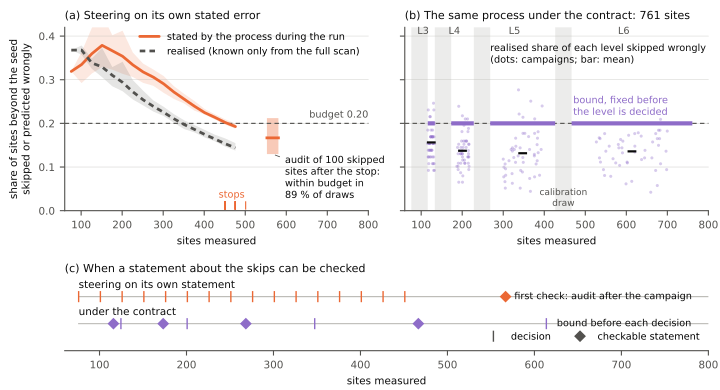

Recreate this plot in Python.
"""
Figure 1 (round 4): when a statement about the skips is known, on the NaCl (200)-width scan.
(a) A Gaussian process steering on its own stated error (SI 10.3, 30 runs): stated and realised share of the
    sites beyond the seed predicted wrongly, against measurements spent; audit of 100 skipped sites after the stop.
(b) The certified plan with the same process as predictor and score (50 campaigns): the bound of each level,
    fixed after its calibration draw and before its decision, and the realised share of the level skipped wrongly.
(c) Timeline: decisions against the moment a checkable statement about them exists.

No new runs: reads results/revision2/gpstop_nacl.jsonl and results/record/nacl_fwhm_nested_gpfail_mle.

    python manuscript/figures/fig_hook_timing.py
"""
from __future__ import annotations

import gzip
import json
import sys
from pathlib import Path

import matplotlib.pyplot as plt
import numpy as np
from scipy.stats import hypergeom

FIG = Path(__file__).resolve().parent
ROOT = FIG.parents[1]
INK, INK2, GRID = "#0b0b0b", "#52514e", "#b9b8b3"
ORANGE, PURPLE, GREY = "#eb6834", "#8e6cc8", "#9a9995"
BUDGET, CONF, N_AUDIT = 0.20, 0.80, 100
N_SITES, N_SEED = 1071, 76
N_DEC = N_SITES - N_SEED                      # sites beyond the seed, the population of every share


def audit_upper(n_skip: int, k: int) -> int:
    """Exact hypergeometric upper limit on the wrong skips among n_skip, k failures in N_AUDIT drawn."""
    w = np.arange(k, n_skip + 1)
    ok = hypergeom.cdf(k, n_skip, w, N_AUDIT) > 1 - CONF
    return int(w[ok].max())


def stopping_runs():
    rr = [json.loads(l) for l in open(ROOT / "results/revision2/gpstop_nacl.jsonl")]
    xs = sorted({t["measured"] for r in rr for t in r["trajectory"]})
    stated = np.full((len(rr), len(xs)), np.nan); real = stated.copy()
    for i, r in enumerate(rr):
        for t in r["trajectory"]:
            j = xs.index(t["measured"]); stated[i, j] = t["stated_predictive"]; real[i, j] = t["true_share"]
    stops = np.array([r["stops"]["predictive"]["measured"] for r in rr])
    true_at_stop = np.array([r["stops"]["predictive"]["true_share"] for r in rr])
    # audit bound at the stop: distribution over draws, pooled over runs (shares of N_DEC)
    ub, meets = [], []
    for m, s in zip(stops, true_at_stop):
        n_skip = N_SITES - m; wrong = int(round(s * N_DEC))
        ks = np.arange(0, N_AUDIT + 1); pk = hypergeom.pmf(ks, n_skip, wrong, N_AUDIT)
        u = np.array([audit_upper(n_skip, k) / N_DEC for k in ks])
        ub.append((u, pk)); meets.append(float(pk[u <= BUDGET].sum()))
    return np.array(xs), stated, real, stops, true_at_stop, ub, float(np.mean(meets))


def certified_runs():
    rows = [json.loads(l) for l in gzip.open(ROOT / "results/record/nacl_fwhm_nested_gpfail_mle/runs.jsonl.gz")]
    lv = {}
    for r in rows:
        spent = N_SEED
        for p in r["per_level"]:
            a = spent; c = spent + p["n_cal"]; spent = c + p["n_measured_rem"]
            lv.setdefault(p["L"], []).append((a, c, spent, p["level"]["E_rate"]))
    out = {L: np.array(v) for L, v in sorted(lv.items())}
    total = np.array([sum(p["n_cal"] + p["n_measured_rem"] for p in r["per_level"]) + N_SEED for r in rows])
    return out, total


def band(ax, x, Y, col, ls, label):
    ok = np.sum(~np.isnan(Y), 0) >= 5
    m = np.nanmean(Y, 0); lo, hi = np.nanpercentile(Y, [5, 95], 0)
    ax.fill_between(x[ok], lo[ok], hi[ok], color=col, alpha=0.15, lw=0)
    ax.plot(x[ok], m[ok], color=col, lw=2, ls=ls, label=label, solid_capstyle="round")


def main():
    plt.rcParams.update({"font.family": "DejaVu Sans", "font.size": 7.5, "axes.edgecolor": INK2,
                         "xtick.color": INK2, "ytick.color": INK2, "axes.labelcolor": INK})
    xs, stated, real, stops, true_at_stop, ub, meets = stopping_runs()
    lv, total = certified_runs()
    print(f"stopping: {stops.min()}-{stops.max()} (mean {stops.mean():.0f}), wrong {100*true_at_stop.mean():.1f} %, "
          f"audit meets budget in {100*meets:.0f} % of draws; certified {total.mean():.0f} ± {total.std():.0f}")

    fig = plt.figure(figsize=(7.2, 3.9))
    gs = fig.add_gridspec(2, 2, height_ratios=[3.0, 1.15], hspace=0.55, wspace=0.12,
                          left=0.09, right=0.985, top=0.93, bottom=0.10)
    axa = fig.add_subplot(gs[0, 0]); axb = fig.add_subplot(gs[0, 1], sharey=axa); axc = fig.add_subplot(gs[1, :])
    xmax = 800
    for ax in (axa, axb):
        ax.axhline(BUDGET, color=INK2, lw=0.8, ls=(0, (4, 3)))
        ax.set_xlim(60, xmax); ax.set_ylim(0, 0.42)
        ax.grid(axis="y", color=GRID, lw=0.4, alpha=0.6)
        for s in ("top", "right"):
            ax.spines[s].set_visible(False)
        ax.set_xlabel("sites measured")
    axa.text(xmax, BUDGET + 0.008, "budget 0.20", ha="right", va="bottom", color=INK2, fontsize=7)

    # (a) steering on its own statement
    band(axa, xs, stated, ORANGE, "-", "stated by the process during the run")
    band(axa, xs, real, INK2, (0, (2, 1.5)), "realised (known only from the full scan)")
    axa.plot(stops, np.full(len(stops), 0.012), "|", color=ORANGE, ms=6, mew=0.8)
    axa.text(stops.mean(), 0.03, "stops", color=ORANGE, ha="center", fontsize=7)
    u = np.concatenate([a for a, _ in ub]); w = np.concatenate([p for _, p in ub]) / len(ub)
    o = np.argsort(u); cdf = np.cumsum(w[o]); q = lambda p: u[o][np.searchsorted(cdf, p)]  # noqa: E731
    xa = stops.mean() + N_AUDIT
    axa.add_patch(plt.Rectangle((xa - 14, q(0.05)), 28, q(0.95) - q(0.05), color=ORANGE, alpha=0.35, lw=0))
    axa.plot([xa - 14, xa + 14], [q(0.5)] * 2, color=ORANGE, lw=2)
    axa.annotate(f"audit of {N_AUDIT} skipped\nsites after the stop:\nwithin budget in\n{100*meets:.0f} % of draws",
                 (xa, q(0.05)), (xa + 30, 0.075), fontsize=7, color=INK, va="center",
                 arrowprops=dict(arrowstyle="-", color=INK2, lw=0.6))
    axa.set_ylabel("share of sites beyond the seed\nskipped or predicted wrongly")
    axa.set_title("(a) Steering on its own stated error", loc="left", fontsize=8, color=INK)
    axa.legend(frameon=False, loc="upper right", fontsize=7, bbox_to_anchor=(1.0, 1.02))

    # (b) the contract
    for L, v in lv.items():
        a, c, e, r = v.T
        A, C, E = a.mean(), c.mean(), e.mean()
        axb.axvspan(A, C, color=GREY, alpha=0.18, lw=0)
        axb.plot([C, E], [BUDGET, BUDGET], color=PURPLE, lw=3, solid_capstyle="butt")
        jit = np.random.default_rng(L).uniform(-0.3, 0.3, len(r)) * max(E - C, 30)
        axb.scatter((C + E) / 2 + jit, r, s=5, color=PURPLE, alpha=0.35, lw=0)
        axb.plot([(C + E) / 2 - 8, (C + E) / 2 + 8], [r.mean()] * 2, color=INK, lw=1.6)
        axb.text((A + E) / 2, 0.405, f"L{L}", ha="center", fontsize=7, color=INK2)
    axb.text(lv[6][:, 1].mean() + 4, BUDGET + 0.012, "bound, fixed before\nthe level is decided",
             fontsize=7, color=PURPLE, va="bottom")
    axb.text(np.mean(lv[6][:, :2]), 0.004, "calibration\ndraw", fontsize=6.5, color=INK2, ha="center", va="bottom")
    axb.text(lv[5][:, 1].mean(), 0.385, "realised share of each level skipped wrongly\n(dots: campaigns; bar: mean)",
             fontsize=7, color=INK, va="top")
    axb.set_title(f"(b) The same process under the contract: {total.mean():.0f} sites",
                  loc="left", fontsize=8, color=INK)
    plt.setp(axb.get_yticklabels(), visible=False)

    # (c) timeline
    lanes = {"steering on its own statement": 1.0, "under the contract": 0.0}
    for name, y in lanes.items():
        axc.plot([N_SEED, xmax], [y, y], color=GRID, lw=0.8)
        axc.text(N_SEED, y + 0.42, name, ha="left", va="center", fontsize=7.5, color=INK)
    tx = xs[xs <= stops.mean()]
    axc.plot(tx, np.full(len(tx), 1.0), "|", color=ORANGE, ms=8, mew=1)
    axc.plot([xa], [1.0], "D", color=ORANGE, ms=5)
    axc.text(xa + 10, 1.0, "first check: audit after the campaign", va="center", fontsize=7, color=INK)
    for L, v in lv.items():
        C, E = v[:, 1].mean(), v[:, 2].mean()
        axc.plot([C], [0.0], "D", color=PURPLE, ms=5)
        axc.plot([C + 0.5 * (E - C)], [0.0], "|", color=PURPLE, ms=8, mew=1)
    axc.text(lv[6][:, 2].mean() * 0.5 + lv[6][:, 1].mean() * 0.5 + 12, 0.0, "bound before each decision", va="center", fontsize=7, color=INK)
    axc.plot([], [], "|", color=INK2, ms=8, mew=1, label="decision")
    axc.plot([], [], "D", color=INK2, ms=5, ls="", label="checkable statement")
    axc.legend(frameon=False, loc="lower right", ncol=2, fontsize=7)
    axc.set_xlim(60, xmax); axc.set_ylim(-1.0, 1.6); axc.set_yticks([])
    for s in ("top", "right", "left"):
        axc.spines[s].set_visible(False)
    axc.set_xlabel("sites measured")
    axc.set_title("(c) When a statement about the skips can be checked", loc="left", fontsize=8, color=INK)

    for ext in ("png", "pdf"):
        fig.savefig(FIG / f"fig_hook_timing.{ext}", dpi=300)
    print("wrote", FIG / "fig_hook_timing.png")


if __name__ == "__main__":
    main()
